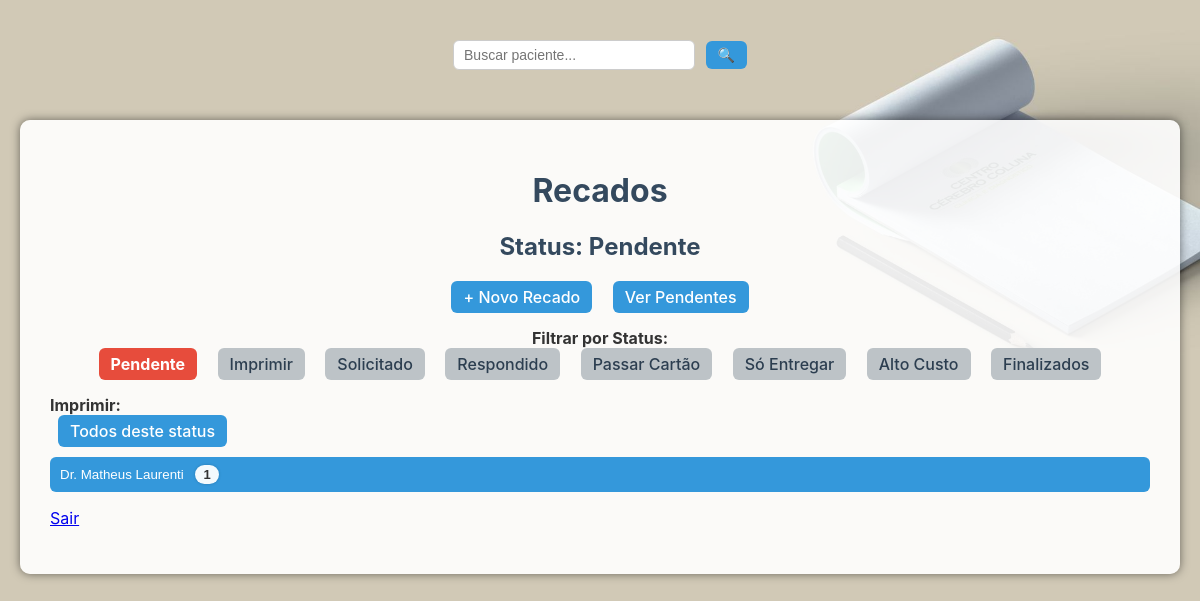
/listar (signed in), run on the app's committed database.
### tables this page shows
CREATE TABLE recados (
            id INTEGER PRIMARY KEY AUTOINCREMENT,
            medico TEXT NOT NULL,
            prioridade TEXT NOT NULL,
            nome_paciente TEXT NOT NULL,
            data_nascimento TEXT NOT NULL,
            telefone TEXT NOT NULL,
            convenio TEXT,
            descricao TEXT,
            status TEXT DEFAULT 'pendente',
            usuario TEXT NOT NULL,
            data_cadastro TEXT NOT NULL
        );

### app.py (the view)
@app.route('/listar')
@login_requerido(['responsavel'])
def listar():
    status = request.args.get('status', 'pendente')
    busca = request.args.get('busca', '').strip()
    conexao = conectar_banco()
    cursor = conexao.cursor()
    if busca:
        cursor.execute(
            'SELECT * FROM recados WHERE status = ? AND nome_paciente LIKE ? ORDER BY medico, prioridade',
            (status, f'%{busca}%')
        )
    else:
        cursor.execute(
            'SELECT * FROM recados WHERE status = ? ORDER BY medico, data_cadastro',
            (status,)
        )
    recados = cursor.fetchall()
    conexao.close()
    recados_por_medico = {}
    for recado in recados:
        medico = recado['medico']
        if medico not in recados_por_medico:
            recados_por_medico[medico] = []
        recados_por_medico[medico].append(recado)
    quantidades_por_medico = {
    medico: len(recados) for medico, recados in recados_por_medico.items()}
    cores_base = ['#3498db', '#e67e22', '#1abc9c', '#9b59b6', '#2ecc71', '#e74c3c']
    cores_por_medico = {}
    for i, medico in enumerate(recados_por_medico.keys()):
        cores_por_medico[medico] = cores_base[i % len(cores_base)]
    return render_template(
        'listar.html',
        recados_por_medico=recados_por_medico,
        status=status,
        cores=cores_por_medico,
        quantidades_por_medico=quantidades_por_medico
    )

### app.py (called while the page is built)
def login_requerido(perfis_permitidos):
    def decorador(func):
        @wraps(func)
        def wrapper(*args, **kwargs):
            if 'usuario' not in session or session.get('perfil') not in perfis_permitidos:
                flash("Faça login para acessar essa página.", "warning")
                return redirect(url_for('login'))
            return func(*args, **kwargs)
        return wrapper
    return decorador

def conectar_banco():
    conexao = sqlite3.connect('recados.db')
    conexao.row_factory = sqlite3.Row
    return conexao

@app.template_filter('format_data')
def formatar_data_br(data_str):
    try:
        data_obj = datetime.strptime(data_str, '%Y-%m-%d %H:%M:%S')
        return data_obj.strftime('%d/%m/%Y')
    except:
        return data_str  # fallback caso a string esteja mal formatada

### templates/listar.html (shortened to what this page needs)
<!DOCTYPE html>
<html lang="pt-br">
  <head>
        <link rel="stylesheet" href="{{ url_for('static', filename='css/listar.css') }}">
    </head>
  <body class="fundo">
        <form action="{{ url_for('listar') }}" method="get" class="campo-busca">
            <input type="text" name="busca" placeholder="Buscar paciente..." value="{{ request.args.get('busca', '') }}">
            <button type="submit">🔍</button>
        </form>
        <div class="container">
        <h1>Recados</h1>
        <h2>Status: {{ status.replace('_', ' ')|capitalize }}</h2>
        <div class="menu">
            <a href="/">+ Novo Recado</a>
            <a href="{{ url_for('listar', status='pendente') }}">Ver Pendentes</a>
        </div>
        <div class="status-filtro">
            <strong>Filtrar por Status:</strong><br />
            <a href="{{ url_for('listar', status='pendente') }}"class="{% if status == 'pendente' %}ativo pendente{% endif %}">Pendente</a>
            <a href="{{ url_for('listar', status='imprimir') }}"class="{% if status == 'imprimir' %}ativo imprimir{% endif %}">Imprimir</a>
            <a href="{{ url_for('listar', status='solicitado_ao_medico') }}"class="{% if status == 'solicitado_ao_medico' %}ativosolicitado_ao_medico{% endif %}">Solicitado</a>
            <a href="{{ url_for('listar', status='respondido') }}"class="{% if status == 'respondido' %}ativo respondido{% endif %}">Respondido</a>
            <a href="{{ url_for('listar', status='passar_cartao') }}"class="{% if status == 'passar_cartao' %}ativo passar_cartao{% endif %}">Passar Cartão</a>
            <a href="{{ url_for('listar', status='so_entregar') }}"class="{% if status == 'so_entregar' %}ativo so_entregar{% endif %}" >Só Entregar</a>
            <a href="{{ url_for('listar', status='alto_custo') }}"class="{% if status == 'alto_custo' %}ativo alto_custo{% endif %}" >Alto Custo</a>
            <a href="{{ url_for('listar', status='finalizado') }}" class="{% if status == 'finalizado' %}ativo finalizado{% endif %}">Finalizados</a>
        </div>
        <div class="imprimir-bloco">
            <strong>Imprimir:</strong><br />
            <a
            href="{{ url_for('imprimir', status=status) }}"
            target="_blank"
            class="btn-imprimir-status {{ status }}"
            >Todos deste status</a
            >
        </div>
        {% for medico, recados_medico in recados_por_medico.items() %}
            <button class="accordion" style="background-color: {{ cores.get(medico, '#3498db') }}">
                {{ medico }} <span class="badge-contador">{{ quantidades_por_medico[medico] }}</span>
            </button>
        {% endfor %}
        <div class="footer-links">
            <p><a href="{{ url_for('logout') }}">Sair</a></p>
        </div>
        </div>
  </body>
</html>

### static/css/listar.css (style rules this page uses)
body { font-family: "Inter", sans-serif; background-color: #f4f6f8; margin: 0; padding: 20px; color: #333; }
body.fundo { background: url("/static/Fundo_typeform.jpg") no-repeat center center fixed; background-size: cover; }
.container { background-color: rgba( 255, 255, 255, 0.9 ); max-width: 95%; margin: 50px auto; padding: 30px; border-radius: 10px; box-shadow: 0 0 10px rgba(0, 0, 0, 0.5); }
h1 { text-align: center; color: #34495e; }
h2 { text-align: center; color: #34495e; }
.menu, .status-filtro, .imprimir { text-align: center; margin: 15px 0; }
.menu a, .imprimir a { margin: 0 8px; padding: 6px 12px; color: #fff; background-color: #3498db; text-decoration: none; border-radius: 6px; display: inline-block; font-weight: 500; transition: background-color 0.3s; }
.status-filtro a { margin: 0 8px; padding: 6px 12px; text-decoration: none; border-radius: 6px; display: inline-block; font-weight: 500; background-color: #bdc3c7; color: #2c3e50; transition: background-color 0.3s; }
.status-filtro a.ativo.pendente { background-color: #e74c3c; }
.imprimir-bloco a { margin: 0 8px; padding: 6px 12px; color: #fff; background-color: #3498db; text-decoration: none; border-radius: 6px; display: inline-block; font-weight: 500; transition: background-color 0.3s; }
.pendente { background-color: #e74c3c; }
.accordion { background-color: #3498db; color: white; cursor: pointer; padding: 10px; width: 100%; border: none; text-align: left; outline: none; transition: background-color 0.3s ease; margin-top: 10px; border-radius: 6px; font-weight: 500; }
.btn-imprimir-status { padding: 6px 12px; color: white; text-decoration: none; border-radius: 6px; font-weight: bold; margin: 8px; display: inline-block; }
.status-filtro a.ativo { font-weight: bold; color: white; border-radius: 6px; padding: 6px 12px; text-decoration: none; }
.campo-busca { text-align: center; margin: 20px 0; }
.campo-busca input[type="text"] { padding: 6px 10px; width: 220px; border: 1px solid #ccc; border-radius: 6px; font-size: 14px; }
.campo-busca button { padding: 6px 12px; background-color: #3498db; color: white; border: none; border-radius: 6px; margin-left: 6px; cursor: pointer; font-size: 14px; }
.badge-contador { background-color: rgba(255, 255, 255, 0.95); color: #333; padding: 2px 8px; margin-left: 8px; border-radius: 12px; font-size: 13px; font-weight: bold; box-shadow: 0 0 3px rgba(0, 0, 0, 0.2); }

### data on the page
recados: replace "Pendente", medico "Dr. Matheus Laurenti", medico "1"
